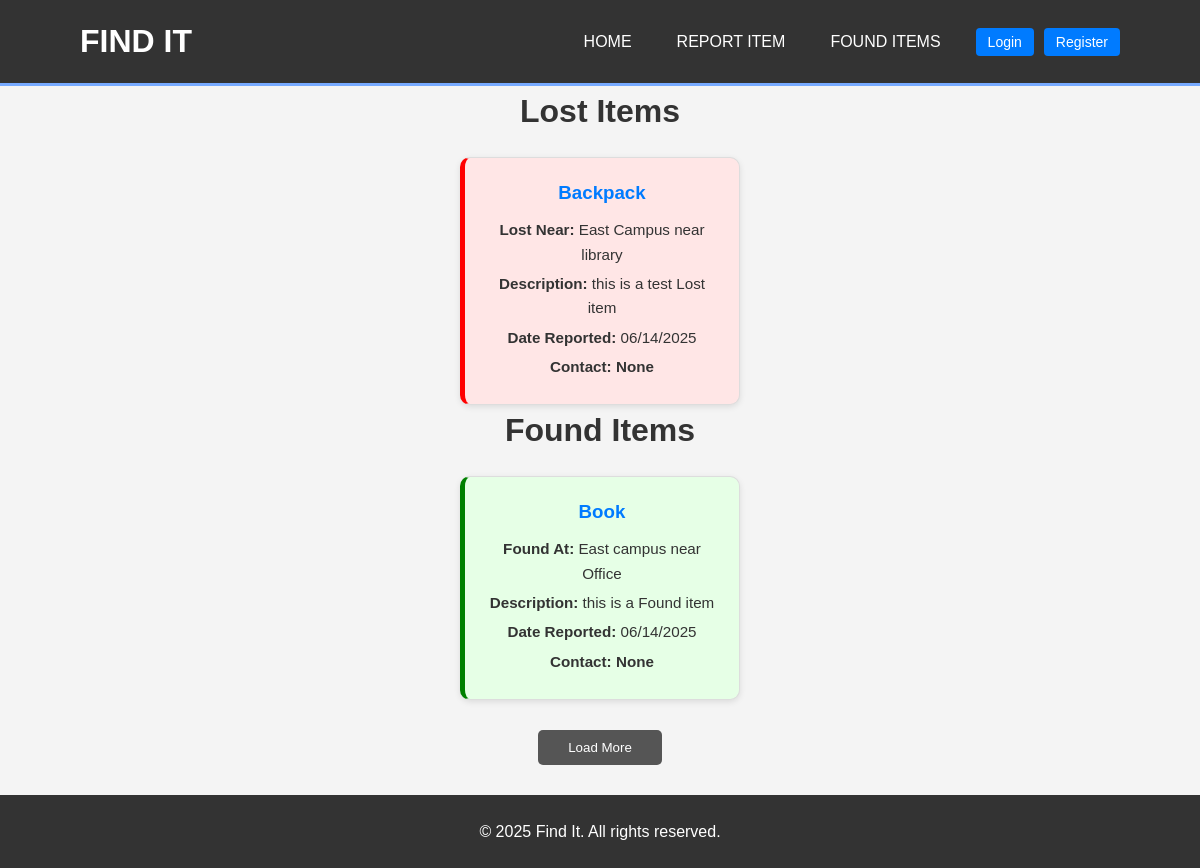
/items, run on an earlier commit of the app's database.
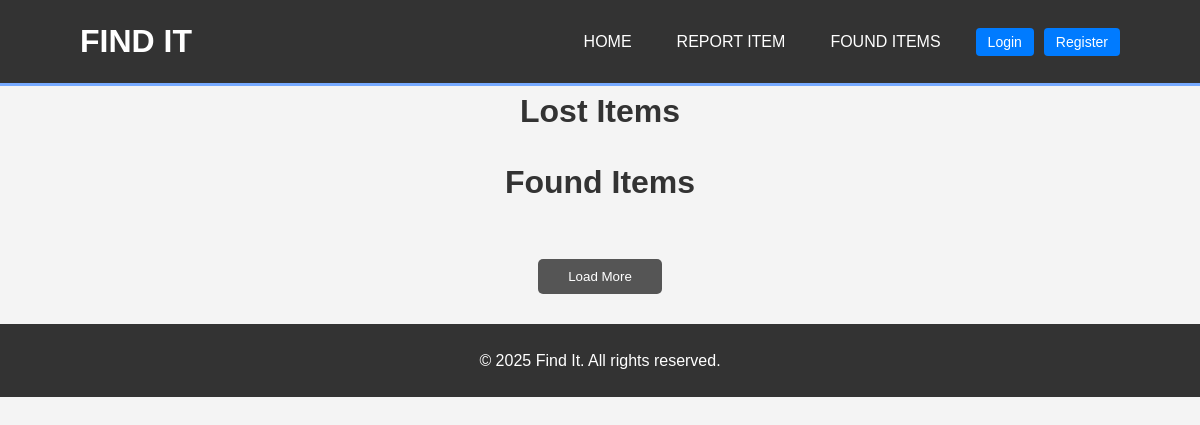
And on a later commit of the database.
### app/models.py (models this page shows)
class Item(db.Model):
    item_id = db.Column(db.Integer, primary_key=True)
    item_type = db.Column(db.String(10))  # "lost" or "found"
    title = db.Column(db.String(100))
    description = db.Column(db.Text)
    date_reported = db.Column(db.DateTime)
    location = db.Column(db.String(100))
    user_id = db.Column(db.Integer, db.ForeignKey("user.user_id"))
    contact_info = db.Column(db.String(100))

### app/routes.py (the view)
@routes.route('/items')
def view_items():
    lost_items = Item.query.filter_by(item_type='lost').order_by(Item.date_reported.desc()).all()
    found_items = Item.query.filter_by(item_type='found').order_by(Item.date_reported.desc()).all()
    return render_template('items.html', lost_items=lost_items, found_items=found_items)

### app/templates/items.html
{% extends "base.html" %}
{% block content %}
<h2 class="section-title">Lost Items</h2>
<div class="item-grid">
  {% for item in lost_items %}
  <div class="item-card lost-card">
    <h3 class="item-title">{{ item.title }}</h3>
    <p><strong>Lost Near:</strong> {{ item.location }}</p>
    <p><strong>Description:</strong> {{ item.description }}</p>
    <p><strong>Date Reported:</strong> {{ item.date_reported.strftime('%m/%d/%Y') }}</p>
    <p><strong>Contact:</strong> <span class="contact">{{ item.contact_info }}</span></p>
  </div>
  {% endfor %}
</div>
<h2 class="section-title">Found Items</h2>
<div class="item-grid">
  {% for item in found_items %}
  <div class="item-card found-card">
    <h3 class="item-title">{{ item.title }}</h3>
    <p><strong>Found At:</strong> {{ item.location }}</p>
    <p><strong>Description:</strong> {{ item.description }}</p>
    <p><strong>Date Reported:</strong> {{ item.date_reported.strftime('%m/%d/%Y') }}</p>
    <p><strong>Contact:</strong> <span class="contact">{{ item.contact_info }}</span></p>
  </div>
  {% endfor %}
</div>
<div class="load-more-container">
  <button class="load-more">Load More</button>
</div>
{% endblock %}

### app/templates/base.html (shortened to what this page needs)
<!DOCTYPE html>
<html lang="en">
<head>
    <link rel="stylesheet" href="{{ url_for('static', filename='css/style.css') }}">
</head>
<body>
    <header>
        <div class="container header-flex">
            <h1><a href="{{ url_for('routes.index') }}" class="logo-link">Find It</a></h1>
            <div class="nav-login-group">
                <nav>
                    <ul>
                        <li><a href="{{ url_for('routes.index') }}">Home</a></li>
                        <li><a href="{{ url_for('routes.report_item') }}">Report Item</a></li>
                        <li><a href="{{ url_for('routes.view_items') }}">Found Items</a></li>
                    </ul>
                </nav>
                <div class="login-buttons" style="display: flex; flex-direction: column; align-items: flex-end;">
                    {% if session.get('user_name') %}
                    <span style="margin-bottom: 5px;">Welcome, {{ session['user_name'] }}!</span>
                    <div style="display: flex; gap: 10px;">
                        <button onclick="window.location.href='{{ url_for('routes.logout') }}'">Logout</button>
                        {% if session.get('is_admin') %}
                        <button onclick="window.location.href='{{ url_for('routes.admin_dashboard') }}'">Admin</button>
                        {% endif %}
                    </div>
                    {% else %}
                    <div style="display: flex; gap: 10px;">
                        <button onclick="window.location.href='{{ url_for('routes.login') }}'">Login</button>
                        <button onclick="window.location.href='{{ url_for('routes.register') }}'">Register</button>
                    </div>
                    {% endif %}
                </div>
            </div>
        </div>
    </header>
    <main class="container">
        {% block content %}{% endblock %}
    </main>
    <footer>
        <div class="container">
            <p>&copy; 2025 Find It. All rights reserved.</p>
        </div>
    </footer>
</body>
</html>

### app/static/css/style.css (style rules this page uses)
* { margin: 0; padding: 0; box-sizing: border-box; }
body { font-family: Arial, sans-serif; line-height: 1.6; background-color: #f4f4f4; color: #333; }
.container { width: 90%; max-width: 1200px; margin: auto; overflow: hidden; padding: 0 20px; }
header { background: #333; color: #fff; padding: 1rem 0; border-bottom: 3px solid #77aaff; }
header h1 { float: left; margin: 0; }
header nav { float: right; }
header ul { list-style: none; }
header li { display: inline; padding: 0 15px; }
header a { color: #fff; text-decoration: none; text-transform: uppercase; font-size: 16px; }
h2 { color: #333; text-align: center; margin-bottom: 20px; font-size: 2rem; }
footer { background: #333; color: #fff; text-align: center; padding: 1.5rem 0; margin-top: 30px; }
.header-flex { display: flex; justify-content: space-between; align-items: center; position: relative; }
.nav-login-group { display: flex; align-items: center; gap: 20px; }
.login-buttons { display: flex; flex-direction: column; gap: 5px; }
.login-buttons button { background: #007bff; color: #fff; border: none; padding: 6px 12px; border-radius: 4px; cursor: pointer; font-size: 14px; }
.nav-login-group nav ul { display: flex; gap: 15px; list-style: none; }
.logo-link { font-size: 2rem; font-weight: bold; color: white; text-decoration: none; }
.section-title { text-align: center; font-size: 2rem; margin-bottom: 20px; }
.load-more-container { display: flex; justify-content: center; margin-top: 30px; }
.load-more { padding: 10px 30px; background-color: #555; color: white; border: none; border-radius: 5px; cursor: pointer; }

What changed in the data, as far as the page shows it:
removed Item: title "Backpack", location "East Campus near library", description "this is a test Lost item", date_reported "06/14/2025", contact_info "None", shown under "Lost Items"
removed Item: title "Book", location "East campus near Office", description "this is a Found item", date_reported "06/14/2025", contact_info "None", shown under "Found Items"
